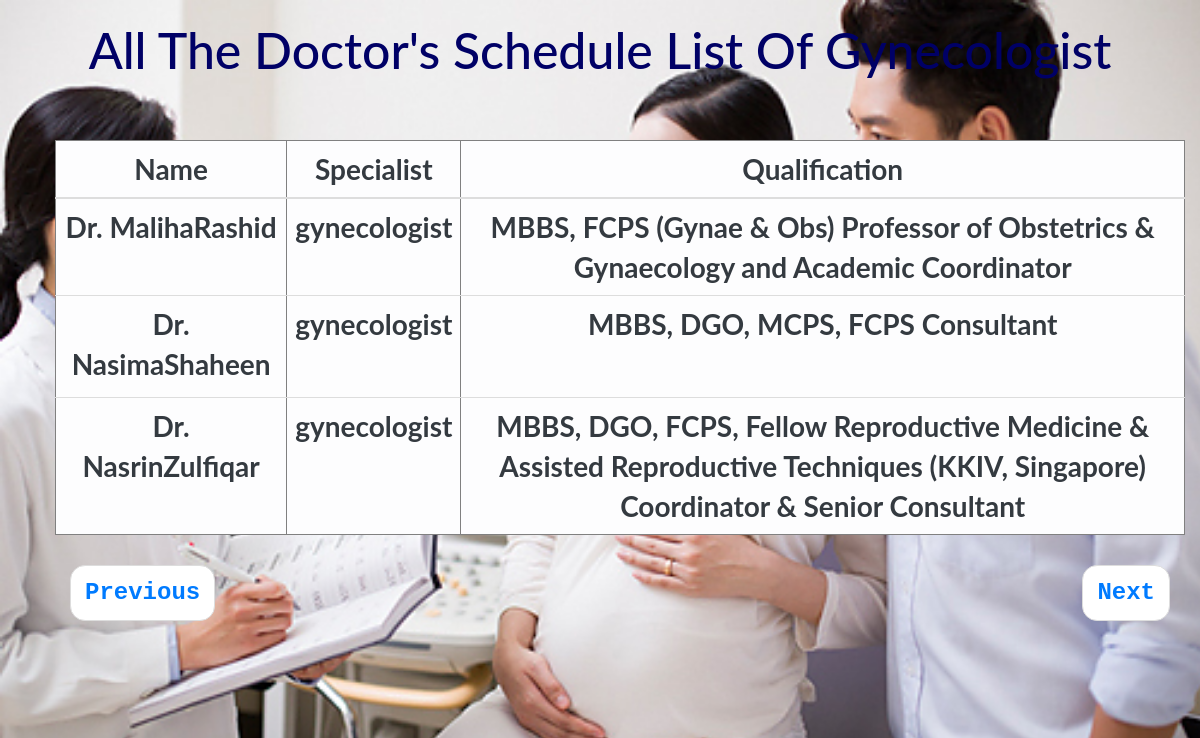
The page /Gynae.php on the database its author committed.
### tables this page shows
CREATE TABLE `schedule` (
  `s_id` int(11) NOT NULL,
  `Day_Time1` varchar(500) NOT NULL,
  `Day_Time2` varchar(500) NOT NULL,
  `Day_Time3` varchar(500) NOT NULL,
  `Day_Time4` varchar(500) NOT NULL,
  `Day_Time5` varchar(5000) NOT NULL,
  `Day_Time6` varchar(5000) NOT NULL,
  `Day_Time7` varchar(5000) NOT NULL,
  `d_id` int(11) NOT NULL
);

CREATE TABLE `doctor` (
  `id` int(11) NOT NULL,
  `f_name` varchar(500) NOT NULL,
  `l_name` varchar(500) NOT NULL,
  `email` varchar(500) NOT NULL,
  `contact` varchar(500) NOT NULL,
  `specialist` varchar(500) NOT NULL,
  `qualification` varchar(500) NOT NULL,
  `DOB` date NOT NULL,
  `gender` varchar(500) NOT NULL,
  `bmdc_reg_num` int(11) NOT NULL,
  `address` text NOT NULL,
  `pswd` varchar(500) NOT NULL,
  `date` date NOT NULL,
  `permission` varchar(500) NOT NULL
);

### Gynae.php (the view, shortened to what this page needs)
<!DOCTYPE html PUBLIC "-//W3C//DTD XHTML 1.0 Transitional//EN" "http://www.w3.org/TR/xhtml1/DTD/xhtml1-transitional.dtd">
<html xmlns="http://www.w3.org/1999/xhtml">
<head>
  <link rel="stylesheet" href="https://maxcdn.bootstrapcdn.com/bootstrap/3.3.7/css/bootstrap.min.css">
  <link rel="stylesheet" href="https://maxcdn.bootstrapcdn.com/bootstrap/4.1.0/css/bootstrap.min.css">
 <link rel="stylesheet" href="https://cdnjs.cloudflare.com/ajax/libs/font-awesome/4.7.0/css/font-awesome.min.css">
</head>
<body class="container-fluid">
<h1 class="text-monocase text-capitalize text-center text-blue">All The Doctor's Schedule List Of  Gynecologist</h1>
<ul class="text-center font-weight-bold text-blue text-dark">
<table border="1"
class="table table-hover table-light">
  <thead>
    <tr>
      <th scope="col" >Name</th>
      <th scope="col" >Specialist</th>
      <th scope="col">Qualification</th>
    </tr>
  </thead>
<?php
include("connection.php");
include 'translate.php';
?><br/><?php
       $query = "SELECT *
                     FROM doctor inner join schedule on schedule.d_id=doctor.id   where permission='approved' AND specialist like'g%' OR permission='Added' AND specialist like'g%' ";
				   $run = mysqli_query($db, $query);
				   while($row = mysqli_fetch_array($run))
				   {
						  echo  "<h3><tr><th><a>{$row['f_name']}{$row['l_name']}</a></h3>";
						   echo "<h3><th>". $row['specialist'] ." </th></h3>" ;
						   echo "<h3><th>". $row['qualification'] ." </th></tr></h3>";
				   }
			   ?></table>
<div class="container ">
<ul class="pager font-weight-bold text-monospace">
  <li class="previous "><a href="surgeon.php">Previous</a></li>
  <li class="next "><a href="bone.php">Next</a></li>
</ul></div>
</body>
</html>

### connection.php (shortened to what this page needs)
<!DOCTYPE html PUBLIC "-//W3C//DTD XHTML 1.0 Transitional//EN" "http://www.w3.org/TR/xhtml1/DTD/xhtml1-transitional.dtd">
<html xmlns="http://www.w3.org/1999/xhtml">
<head>
</head>
<body>
</body>
</html>

### translate.php (shortened to what this page needs)
<!DOCTYPE html>
<html lang="en-US">
<body>
</body>
</html>

### Gynae.php (style rules this page uses)
h1 { font-size:50px; text-align:center; padding-top:20px; color:#000066; }
li { font-size:24px; }
ul { font-size:28px; }
ul h3 { font-size:30px; }
body { font: 400 15px/1.8 Lato, sans-serif; color: #777; }
body { margin:0; padding:0; width:100%; height:100vh; background-image:url(g.jpg); background-size:cover; }
div ul { padding-bottom:70px; }

### rows shown on the page
schedule: d.f_name "Dr. Maliha", d.l_name "Rashid", d.specialist "gynecologist", d.qualification "MBBS, FCPS (Gynae & Obs) Professor of Obstetrics & Gynaecology and Academic Coordinator"
schedule: d.f_name "Dr. Nasima", d.l_name "Shaheen", d.specialist "gynecologist", d.qualification "MBBS, DGO, MCPS, FCPS Consultant"
schedule: d.f_name "Dr. Nasrin", d.l_name "Zulfiqar", d.specialist "gynecologist", d.qualification "MBBS, DGO, FCPS, Fellow Reproductive Medicine & Assisted Reproductive Techniques (KKIV, Singapore) Coordinator & Senior Consultant"
